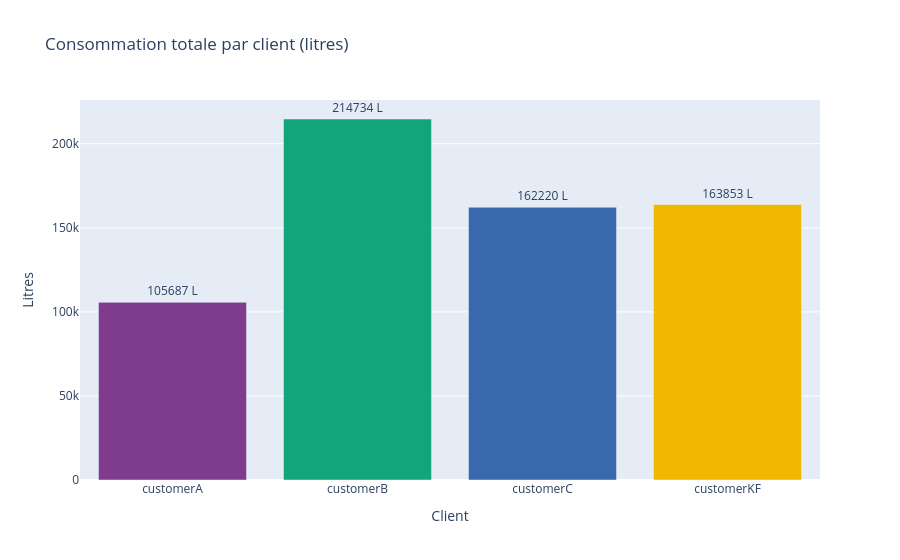
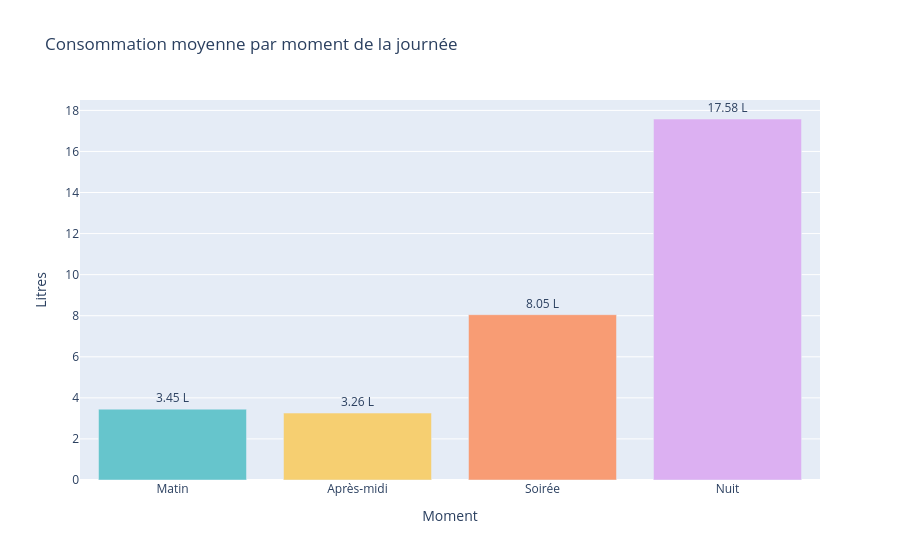
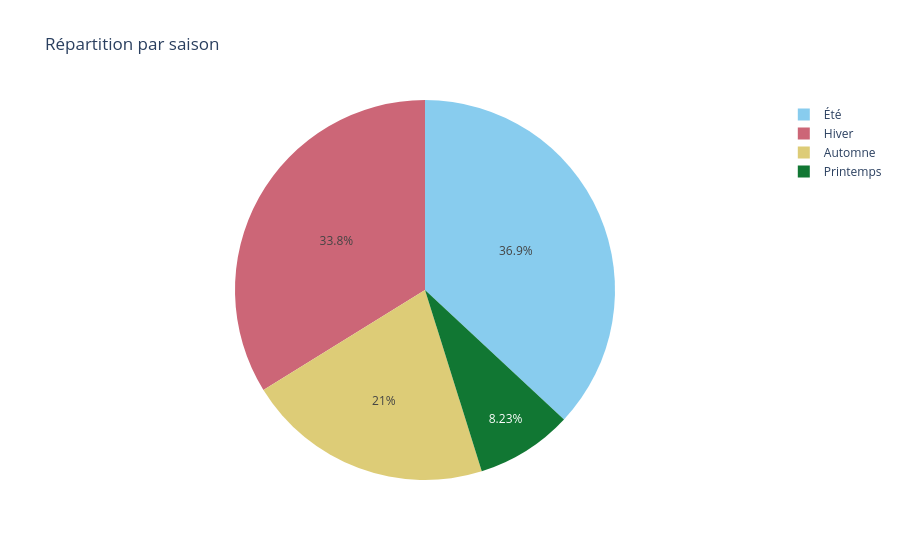
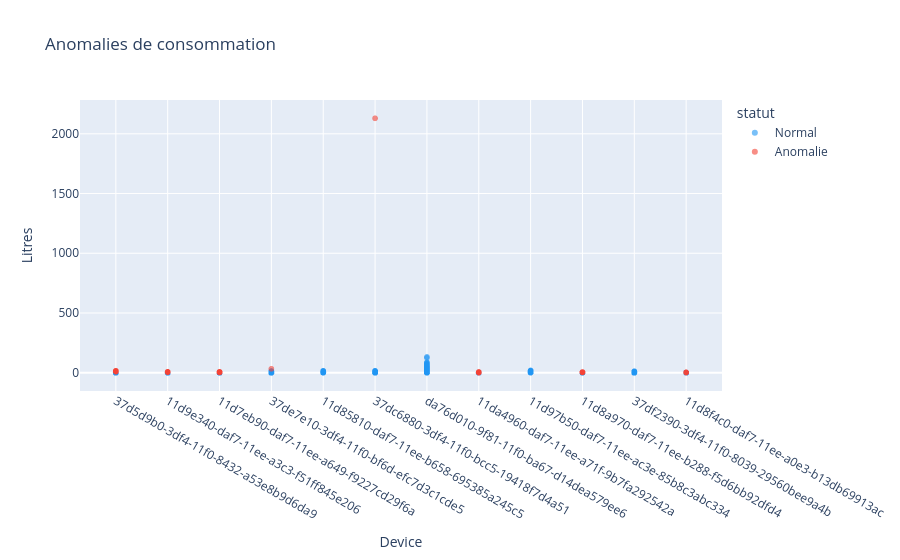

Write notebook code for charts like these, in order.
### Code cell
import plotly.express as px
import plotly.graph_objects as go
from plotly.subplots import make_subplots
import pandas as pd

DOSSIER = r"C:\Users\mhamd\Downloads"

df_core = pd.read_csv(DOSSIER + r"\watersec_core.csv", encoding="utf-8", low_memory=False)
df_gym  = pd.read_csv(DOSSIER + r"\watersec_gym.csv",  encoding="utf-8", low_memory=False)

# ═══════════════════════════════════════════
# GRAPHIQUE 1 : CONSOMMATION PAR CLIENT
# ═══════════════════════════════════════════

def graph_conso_par_client():
    df_all = pd.concat([df_core, df_gym], ignore_index=True)
    result = df_all.groupby("customer_id")["consommation_ml"].sum().reset_index()
    result["consommation_litres"] = (result["consommation_ml"] / 1000).round(2)

    fig = px.bar(
        result,
        x="customer_id",
        y="consommation_litres",
        title="Consommation totale par client (litres)",
        color="customer_id",
        text="consommation_litres",
        color_discrete_sequence=px.colors.qualitative.Bold
    )
    fig.update_traces(texttemplate="%{text:.0f} L", textposition="outside")
    fig.update_layout(showlegend=False, xaxis_title="Client", yaxis_title="Litres")
    fig.show()

# ═══════════════════════════════════════════
# GRAPHIQUE 2 : TENDANCE PAR MOMENT DE LA JOURNÉE
# ═══════════════════════════════════════════

def graph_moment_journee(customer_id=None):
    df = df_core.copy()
    if customer_id:
        df = df[df["customer_id"] == customer_id]
    result = df.groupby("moment_journee")["consommation_ml"].mean().reset_index()
    result["moyenne_litres"] = (result["consommation_ml"] / 1000).round(2)

    ordre = ["Matin", "Après-midi", "Soirée", "Nuit"]
    result["ordre"] = result["moment_journee"].map({j: i for i, j in enumerate(ordre)})
    result = result.sort_values("ordre")

    fig = px.bar(
        result,
        x="moment_journee",
        y="moyenne_litres",
        title=f"Consommation moyenne par moment de la journée {'- ' + customer_id if customer_id else ''}",
        color="moment_journee",
        text="moyenne_litres",
        color_discrete_sequence=px.colors.qualitative.Pastel
    )
    fig.update_traces(texttemplate="%{text:.2f} L", textposition="outside")
    fig.update_layout(showlegend=False, xaxis_title="Moment", yaxis_title="Litres")
    fig.show()

# ═══════════════════════════════════════════
# GRAPHIQUE 3 : CONSOMMATION PAR SAISON
# ═══════════════════════════════════════════

def graph_saison(customer_id=None):
    df = df_core.copy()
    if customer_id:
        df = df[df["customer_id"] == customer_id]
    result = df.groupby("saison")["consommation_ml"].sum().reset_index()
    result["total_litres"] = (result["consommation_ml"] / 1000).round(2)

    fig = px.pie(
        result,
        names="saison",
        values="total_litres",
        title=f"Répartition par saison {'- ' + customer_id if customer_id else ''}",
        color_discrete_sequence=px.colors.qualitative.Safe
    )
    fig.show()

# ═══════════════════════════════════════════
# GRAPHIQUE 4 : ANOMALIES PAR DEVICE
# ═══════════════════════════════════════════

def graph_anomalies(customer_id=None):
    df = df_core.copy()
    if customer_id:
        df = df[df["customer_id"] == customer_id]

    df["mean"]   = df.groupby("device")["consommation_ml"].transform("mean")
    df["std"]    = df.groupby("device")["consommation_ml"].transform("std")
    df["zscore"] = (df["consommation_ml"] - df["mean"]) / df["std"].replace(0, 1)
    df["statut"] = df["zscore"].abs().apply(lambda z: "Anomalie" if z > 2.5 else "Normal")
    df["conso_litres"] = (df["consommation_ml"] / 1000).round(2)

    fig = px.scatter(
        df.sample(min(5000, len(df))),
        x="device",
        y="conso_litres",
        color="statut",
        title=f"Anomalies de consommation {'- ' + customer_id if customer_id else ''}",
        color_discrete_map={"Normal": "#2196F3", "Anomalie": "#F44336"},
        opacity=0.6
    )
    fig.update_layout(xaxis_title="Device", yaxis_title="Litres")
    fig.show()

# ═══════════════════════════════════════════
# GRAPHIQUE 5 : COMPARAISON CABINES GYM
# ═══════════════════════════════════════════

def graph_comparaison_cabines():
    result = df_gym.groupby("device")["consommation_ml"].agg(
        total="sum",
        moyenne="mean"
    ).reset_index()
    result["total_litres"]   = (result["total"]   / 1000).round(2)
    result["moyenne_litres"] = (result["moyenne"] / 1000).round(2)

    fig = make_subplots(rows=1, cols=2,
                        subplot_titles=("Total par cabine", "Moyenne par cabine"))

    fig.add_trace(go.Bar(
        x=result["device"], y=result["total_litres"],
        name="Total", marker_color="#1E88E5",
        text=result["total_litres"],
        texttemplate="%{text:.0f} L"
    ), row=1, col=1)

    fig.add_trace(go.Bar(
        x=result["device"], y=result["moyenne_litres"],
        name="Moyenne", marker_color="#43A047",
        text=result["moyenne_litres"],
        texttemplate="%{text:.2f} L"
    ), row=1, col=2)

    fig.update_layout(title="Comparaison des cabines Gym", showlegend=False)
    fig.show()

# ═══════════════════════════════════════════
# GRAPHIQUE 6 : FRÉQUENTATION GYM VS CONSOMMATION
# ═══════════════════════════════════════════

def graph_gym_freq_vs_conso():
    df = df_gym.copy()
    df["frequentation_gym"] = pd.to_numeric(df["frequentation_gym"], errors="coerce")
    df["conso_litres"]      = (df["consommation_ml"] / 1000).round(2)
    df_clean = df.dropna(subset=["frequentation_gym"])

    if len(df_clean) == 0:
        print("⚠️ frequentation_gym vide — graphique par moment de la journée")
        result = df.groupby("moment_journee")["conso_litres"].mean().reset_index()
        fig = px.bar(
            result,
            x="moment_journee",
            y="conso_litres",
            title="Consommation moyenne Gym par moment de la journée",
            color="moment_journee",
            color_discrete_sequence=px.colors.qualitative.Bold
        )
        fig.show()
        return

    df_sample = df_clean.sample(min(2000, len(df_clean)))
    fig = px.scatter(
        df_sample,
        x="frequentation_gym",
        y="conso_litres",
        color="moment_journee",
        title="Fréquentation Gym vs Consommation",
        trendline="ols",
        labels={"frequentation_gym": "Fréquentation", "conso_litres": "Litres"}
    )
    fig.show()

# ═══════════════════════════════════════════
# TEST TOUS LES GRAPHIQUES
# ═══════════════════════════════════════════

graph_conso_par_client()
graph_moment_journee()
graph_saison()
graph_anomalies()
graph_comparaison_cabines()
graph_gym_freq_vs_conso()

print("✅ Graphiques Plotly prêts !")

### Figure 1 — Plotly figure (JSON) as saved in the notebook; plotly's stock layout.template omitted (floating-point values rounded to 4 significant figures)
{"data": [{"hovertemplate": "customer_id=%{x}<br>consommation_litres=%{text}<extra></extra>", "legendgroup": "customerA", "marker": {"color": "rgb(127, 60, 141)", "pattern": {"shape": ""}}, "name": "customerA", "orientation": "v", "showlegend": true, "text": [105700.0], "textposition": "outside", "x": ["customerA"], "xaxis": "x", "y": [105700.0], "yaxis": "y", "type": "bar", "texttemplate": "%{text:.0f} L"}, {"hovertemplate": "customer_id=%{x}<br>consommation_litres=%{text}<extra></extra>", "legendgroup": "customerB", "marker": {"color": "rgb(17, 165, 121)", "pattern": {"shape": ""}}, "name": "customerB", "orientation": "v", "showlegend": true, "text": [214700.0], "textposition": "outside", "x": ["customerB"], "xaxis": "x", "y": [214700.0], "yaxis": "y", "type": "bar", "texttemplate": "%{text:.0f} L"}, {"hovertemplate": "customer_id=%{x}<br>consommation_litres=%{text}<extra></extra>", "legendgroup": "customerC", "marker": {"color": "rgb(57, 105, 172)", "pattern": {"shape": ""}}, "name": "customerC", "orientation": "v", "showlegend": true, "text": [162200.0], "textposition": "outside", "x": ["customerC"], "xaxis": "x", "y": [162200.0], "yaxis": "y", "type": "bar", "texttemplate": "%{text:.0f} L"}, {"hovertemplate": "customer_id=%{x}<br>consommation_litres=%{text}<extra></extra>", "legendgroup": "customerKF", "marker": {"color": "rgb(242, 183, 1)", "pattern": {"shape": ""}}, "name": "customerKF", "orientation": "v", "showlegend": true, "text": [163900.0], "textposition": "outside", "x": ["customerKF"], "xaxis": "x", "y": [163900.0], "yaxis": "y", "type": "bar", "texttemplate": "%{text:.0f} L"}], "layout": {"xaxis": {"anchor": "y", "domain": [0.0, 1.0], "title": {"text": "Client"}, "categoryorder": "array", "categoryarray": ["customerA", "customerB", "customerC", "customerKF"]}, "yaxis": {"anchor": "x", "domain": [0.0, 1.0], "title": {"text": "Litres"}}, "legend": {"title": {"text": "customer_id"}, "tracegroupgap": 0}, "title": {"text": "Consommation totale par client (litres)"}, "barmode": "relative", "showlegend": false}}

### Figure 2 — Plotly figure (JSON) as saved in the notebook; plotly's stock layout.template omitted (floating-point values rounded to 4 significant figures)
{"data": [{"hovertemplate": "moment_journee=%{x}<br>moyenne_litres=%{text}<extra></extra>", "legendgroup": "Matin", "marker": {"color": "rgb(102, 197, 204)", "pattern": {"shape": ""}}, "name": "Matin", "orientation": "v", "showlegend": true, "text": [3.45], "textposition": "outside", "x": ["Matin"], "xaxis": "x", "y": [3.45], "yaxis": "y", "type": "bar", "texttemplate": "%{text:.2f} L"}, {"hovertemplate": "moment_journee=%{x}<br>moyenne_litres=%{text}<extra></extra>", "legendgroup": "Après-midi", "marker": {"color": "rgb(246, 207, 113)", "pattern": {"shape": ""}}, "name": "Après-midi", "orientation": "v", "showlegend": true, "text": [3.26], "textposition": "outside", "x": ["Après-midi"], "xaxis": "x", "y": [3.26], "yaxis": "y", "type": "bar", "texttemplate": "%{text:.2f} L"}, {"hovertemplate": "moment_journee=%{x}<br>moyenne_litres=%{text}<extra></extra>", "legendgroup": "Soirée", "marker": {"color": "rgb(248, 156, 116)", "pattern": {"shape": ""}}, "name": "Soirée", "orientation": "v", "showlegend": true, "text": [8.05], "textposition": "outside", "x": ["Soirée"], "xaxis": "x", "y": [8.05], "yaxis": "y", "type": "bar", "texttemplate": "%{text:.2f} L"}, {"hovertemplate": "moment_journee=%{x}<br>moyenne_litres=%{text}<extra></extra>", "legendgroup": "Nuit", "marker": {"color": "rgb(220, 176, 242)", "pattern": {"shape": ""}}, "name": "Nuit", "orientation": "v", "showlegend": true, "text": [17.58], "textposition": "outside", "x": ["Nuit"], "xaxis": "x", "y": [17.58], "yaxis": "y", "type": "bar", "texttemplate": "%{text:.2f} L"}], "layout": {"xaxis": {"anchor": "y", "domain": [0.0, 1.0], "title": {"text": "Moment"}, "categoryorder": "array", "categoryarray": ["Matin", "Après-midi", "Soirée", "Nuit"]}, "yaxis": {"anchor": "x", "domain": [0.0, 1.0], "title": {"text": "Litres"}}, "legend": {"title": {"text": "moment_journee"}, "tracegroupgap": 0}, "title": {"text": "Consommation moyenne par moment de la journée "}, "barmode": "relative", "showlegend": false}}

### Figure 3 — Plotly figure (JSON) as saved in the notebook; plotly's stock layout.template omitted (floating-point values rounded to 4 significant figures)
{"data": [{"domain": {"x": [0.0, 1.0], "y": [0.0, 1.0]}, "hovertemplate": "saison=%{label}<br>total_litres=%{value}<extra></extra>", "labels": ["Automne", "Hiver", "Printemps", "Été"], "legendgroup": "", "name": "", "showlegend": true, "values": [101400.0, 163200.0, 39710.0, 178300.0], "type": "pie"}], "layout": {"legend": {"tracegroupgap": 0}, "title": {"text": "Répartition par saison "}, "piecolorway": ["rgb(136, 204, 238)", "rgb(204, 102, 119)", "rgb(221, 204, 119)", "rgb(17, 119, 51)", "rgb(51, 34, 136)", "rgb(170, 68, 153)", "rgb(68, 170, 153)", "rgb(153, 153, 51)", "rgb(136, 34, 85)", "rgb(102, 17, 0)", "rgb(136, 136, 136)"]}}

### Figure 4 — Plotly figure (JSON) as saved in the notebook; plotly's stock layout.template omitted (floating-point values rounded to 4 significant figures; data arrays with more than 128 entries replaced by an {"elided": "..."} marker saying what was removed)
{"data": [{"hovertemplate": "statut=Normal<br>device=%{x}<br>conso_litres=%{y}<extra></extra>", "legendgroup": "Normal", "marker": {"color": "#2196F3", "opacity": 0.6, "symbol": "circle"}, "mode": "markers", "name": "Normal", "showlegend": true, "x": {"elided": "4927 str values"}, "xaxis": "x", "y": {"elided": "4927 float values"}, "yaxis": "y", "type": "scattergl"}, {"hovertemplate": "statut=Anomalie<br>device=%{x}<br>conso_litres=%{y}<extra></extra>", "legendgroup": "Anomalie", "marker": {"color": "#F44336", "opacity": 0.6, "symbol": "circle"}, "mode": "markers", "name": "Anomalie", "showlegend": true, "x": ["11d7eb90-daf7-11ee-a649-f9227cd29f6a", "11d9e340-daf7-11ee-a3c3-f51ff845e206", "11d8f4c0-daf7-11ee-a0e3-b13db69913ac", "37d5d9b0-3df4-11f0-8432-a53e8b9d6da9", "37d5d9b0-3df4-11f0-8432-a53e8b9d6da9", "37d5d9b0-3df4-11f0-8432-a53e8b9d6da9", "11d7eb90-daf7-11ee-a649-f9227cd29f6a", "11d7eb90-daf7-11ee-a649-f9227cd29f6a", "11da4960-daf7-11ee-a71f-9b7fa292542a", "11d8a970-daf7-11ee-b288-f5d6bb92dfd4", "37d5d9b0-3df4-11f0-8432-a53e8b9d6da9", "37d5d9b0-3df4-11f0-8432-a53e8b9d6da9", "37d5d9b0-3df4-11f0-8432-a53e8b9d6da9", "11da4960-daf7-11ee-a71f-9b7fa292542a", "37d5d9b0-3df4-11f0-8432-a53e8b9d6da9", "37d5d9b0-3df4-11f0-8432-a53e8b9d6da9", "11d7eb90-daf7-11ee-a649-f9227cd29f6a", "11d7eb90-daf7-11ee-a649-f9227cd29f6a", "11d8a970-daf7-11ee-b288-f5d6bb92dfd4", "11d9e340-daf7-11ee-a3c3-f51ff845e206", "11d8a970-daf7-11ee-b288-f5d6bb92dfd4", "37d5d9b0-3df4-11f0-8432-a53e8b9d6da9", "37d5d9b0-3df4-11f0-8432-a53e8b9d6da9", "11d7eb90-daf7-11ee-a649-f9227cd29f6a", "11d8f4c0-daf7-11ee-a0e3-b13db69913ac", "11d8a970-daf7-11ee-b288-f5d6bb92dfd4", "37d5d9b0-3df4-11f0-8432-a53e8b9d6da9", "11d7eb90-daf7-11ee-a649-f9227cd29f6a", "37d5d9b0-3df4-11f0-8432-a53e8b9d6da9", "11d9e340-daf7-11ee-a3c3-f51ff845e206", "11d9e340-daf7-11ee-a3c3-f51ff845e206", "37dc6880-3df4-11f0-bcc5-19418f7d4a51", "37d5d9b0-3df4-11f0-8432-a53e8b9d6da9", "11d7eb90-daf7-11ee-a649-f9227cd29f6a", "37de7e10-3df4-11f0-bf6d-efc7d3c1cde5", "11d9e340-daf7-11ee-a3c3-f51ff845e206", "37d5d9b0-3df4-11f0-8432-a53e8b9d6da9", "11da4960-daf7-11ee-a71f-9b7fa292542a", "11d7eb90-daf7-11ee-a649-f9227cd29f6a", "11d7eb90-daf7-11ee-a649-f9227cd29f6a", "11d8a970-daf7-11ee-b288-f5d6bb92dfd4", "37d5d9b0-3df4-11f0-8432-a53e8b9d6da9", "11da4960-daf7-11ee-a71f-9b7fa292542a", "37d5d9b0-3df4-11f0-8432-a53e8b9d6da9", "11da4960-daf7-11ee-a71f-9b7fa292542a", "37d5d9b0-3df4-11f0-8432-a53e8b9d6da9", "11d8a970-daf7-11ee-b288-f5d6bb92dfd4", "11d9e340-daf7-11ee-a3c3-f51ff845e206", "11d7eb90-daf7-11ee-a649-f9227cd29f6a", "37d5d9b0-3df4-11f0-8432-a53e8b9d6da9", "11d8f4c0-daf7-11ee-a0e3-b13db69913ac", "11d7eb90-daf7-11ee-a649-f9227cd29f6a", "11d7eb90-daf7-11ee-a649-f9227cd29f6a", "11d9e340-daf7-11ee-a3c3-f51ff845e206", "11da4960-daf7-11ee-a71f-9b7fa292542a", "11d7eb90-daf7-11ee-a649-f9227cd29f6a", "11d7eb90-daf7-11ee-a649-f9227cd29f6a", "11d7eb90-daf7-11ee-a649-f9227cd29f6a", "11da4960-daf7-11ee-a71f-9b7fa292542a", "11d7eb90-daf7-11ee-a649-f9227cd29f6a", "11d7eb90-daf7-11ee-a649-f9227cd29f6a", "11da4960-daf7-11ee-a71f-9b7fa292542a", "11d8a970-daf7-11ee-b288-f5d6bb92dfd4", "11d9e340-daf7-11ee-a3c3-f51ff845e206", "11d8f4c0-daf7-11ee-a0e3-b13db69913ac", "11da4960-daf7-11ee-a71f-9b7fa292542a", "11d7eb90-daf7-11ee-a649-f9227cd29f6a", "37d5d9b0-3df4-11f0-8432-a53e8b9d6da9", "11d8a970-daf7-11ee-b288-f5d6bb92dfd4", "37d5d9b0-3df4-11f0-8432-a53e8b9d6da9", "11d7eb90-daf7-11ee-a649-f9227cd29f6a", "11d7eb90-daf7-11ee-a649-f9227cd29f6a", "11da4960-daf7-11ee-a71f-9b7fa292542a"], "xaxis": "x", "y": [7.11, 6.56, 1.86, 16.51, 12.63, 11.24, 3.36, 3.05, 2.31, 3.45, 11.39, 11.49, 10.84, 7.02, 10.03, 12.65, 3.41, 4.23, 3.31, 5.93, 4.72, 12.96, 10.38, 3.22, 1.92, 5.31, 12.38, 5.73, 13.82, 4.57, 5.87, 2130.0, 14.41, 4.09, 32.56, 6.3, 12.6, 1.66, 3.35, 4.12, 3.06, 13.12, 1.88, 9.8, 1.71, 11.72, 3.26, 6.03, 3.18, 11.31, 2.13, 3.36, 5.2, 6.88, 1.67, 3.92, 3.91, 3.35, 2.6, 5.86, 4.29, 1.74, 3.27, 6.14, 2.27, 2.92, 5.32, 9.7, 4.82, 11.66, 3.6, 3.99, 2.2], "yaxis": "y", "type": "scattergl"}], "layout": {"xaxis": {"anchor": "y", "domain": [0.0, 1.0], "title": {"text": "Device"}}, "yaxis": {"anchor": "x", "domain": [0.0, 1.0], "title": {"text": "Litres"}}, "legend": {"title": {"text": "statut"}, "tracegroupgap": 0}, "title": {"text": "Anomalies de consommation "}}}
